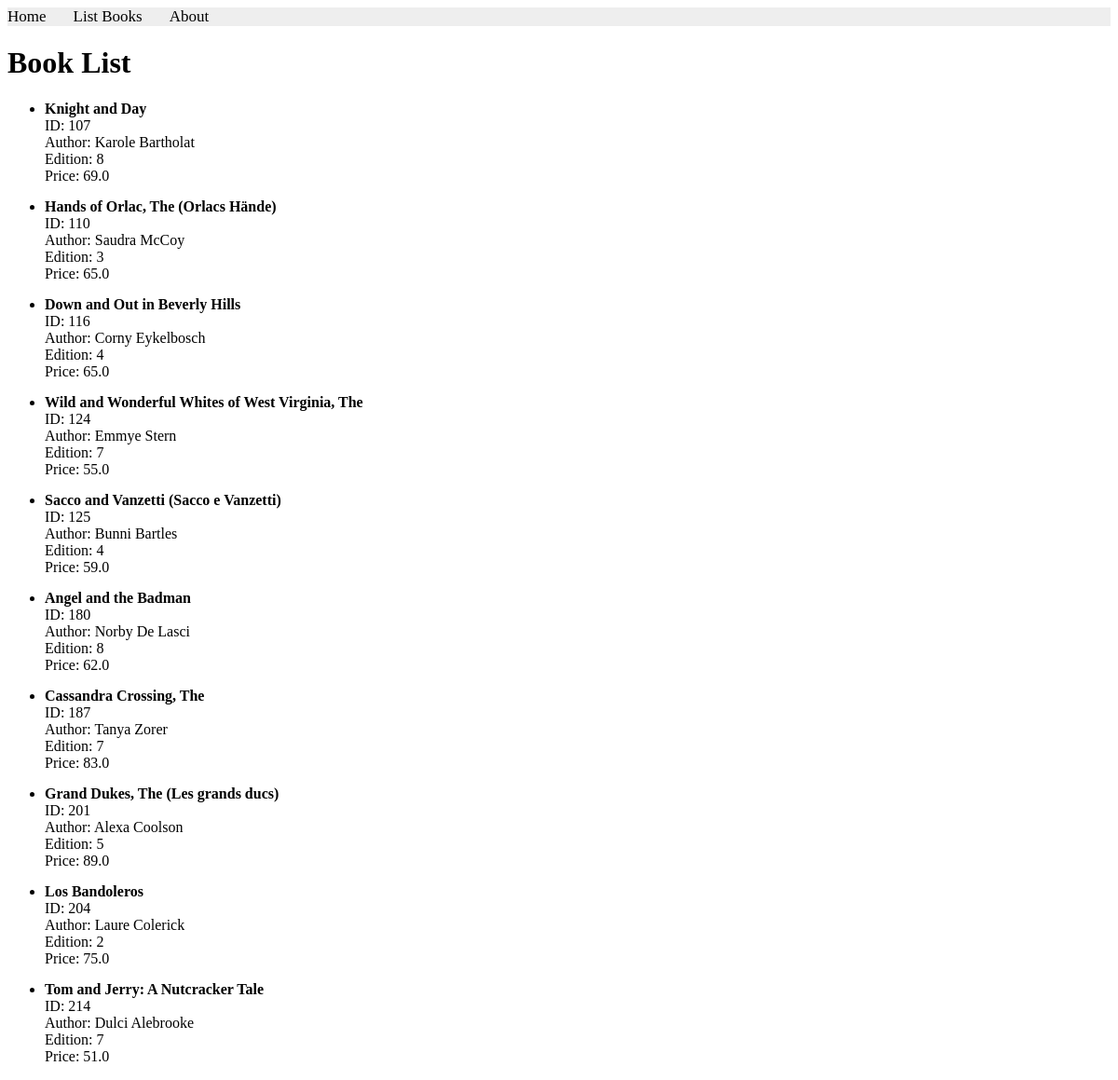
The page /books/complex/query/ on the database its author committed.
### apps/bookmodule/models.py (models this page shows)
class Book(models.Model):
    title = models.CharField(max_length = 50)
    author = models.CharField(max_length = 50)
    price = models.FloatField(default = 0.0)
    edition = models.SmallIntegerField(default = 1)

### apps/bookmodule/views.py (the view)
# urls.py: path('complex/query/', views.complex_query, name="books.complex_query"),
def complex_query(request):
    mybooks=Book.objects.filter(author__isnull = False).filter(title__icontains='and').filter(edition__gte = 2).exclude(price__lte = 50)[:10]
    if len(mybooks)>=1:
        return render(request, 'bookmodule/bookList.html', {'books':mybooks})
    else:
        return render(request, 'bookmodule/index.html')

### apps/templates/bookmodule/bookList.html (shortened to what this page needs)
{% extends "bookmodule/layouts/base.html" %}
{% block content %}
<h1>Book List</h1>
    {% if books %}
        <ul>
            {% for book in books %}
                <li>
                    <strong>{{ book.title }}</strong><br>
                    ID: {{ book.id }}<br>
                    Author: {{ book.author }}<br>
                    Edition: {{ book.edition }}<br>
                    Price: {{ book.price }}<br>
                </li>
            {% endfor %}
        </ul>
    {% else %}
        <p>No books found matching your criteria.</p>
    {% endif %}
{% endblock content %}

### rows shown on the page
Book: title "Knight and Day", id "107", author "Karole Bartholat", edition "8", price "69.0"
Book: title "Hands of Orlac, The (Orlacs Hände)", id "110", author "Saudra McCoy", edition "3", price "65.0"
Book: title "Down and Out in Beverly Hills", id "116", author "Corny Eykelbosch", edition "4", price "65.0"
Book: title "Wild and Wonderful Whites of West Virginia, The", id "124", author "Emmye Stern", edition "7", price "55.0"
Book: title "Sacco and Vanzetti (Sacco e Vanzetti)", id "125", author "Bunni Bartles", edition "4", price "59.0"
Book: title "Angel and the Badman", id "180", author "Norby De Lasci", edition "8", price "62.0"
Book: title "Cassandra Crossing, The", id "187", author "Tanya Zorer", edition "7", price "83.0"
Book: title "Grand Dukes, The (Les grands ducs)", id "201", author "Alexa Coolson", edition "5", price "89.0"
Book: title "Los Bandoleros", id "204", author "Laure Colerick", edition "2", price "75.0"
Book: title "Tom and Jerry: A Nutcracker Tale", id "214", author "Dulci Alebrooke", edition "7", price "51.0"
